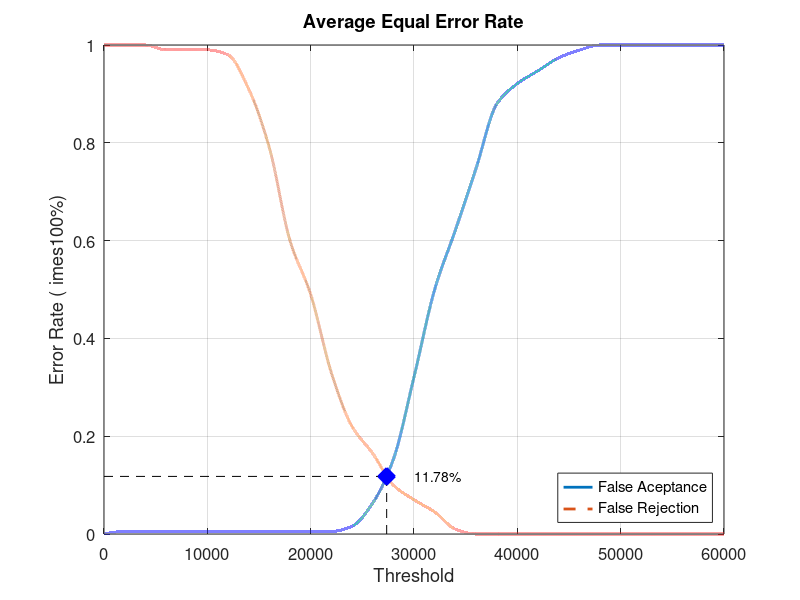
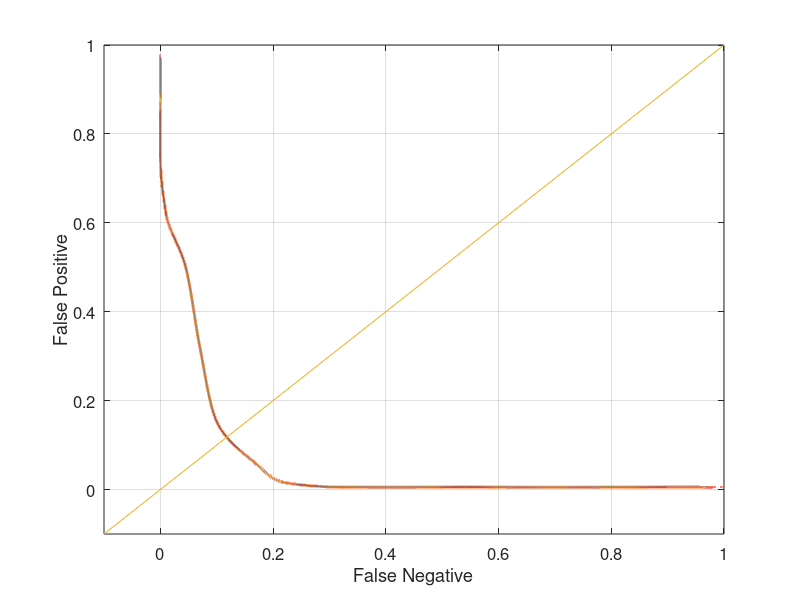

These charts were generated, in order, by the following MATLAB code:
close all;
clear;
clc;
x = 0:2000:60000;
xq = 0:0.5:60000;

y0 = [0 0.00526316 0.00526316 0.00526316 0.00526316 0.00526316 0.00526316 0.00526316 0.00526316 0.00526316 0.00526316 0.00526316 0.0157895 0.0631579 0.152632 0.321053 0.5 0.621053 0.747368 0.878947 0.921053 0.947368 0.973684 0.989474 1 1 1 1 1 1 1]
yy0 = interp1(x, y0, xq, 'pchip');
y1 = [1 1 1 0.99 0.99 0.99 0.98 0.91 0.79 0.6 0.49 0.33 0.22 0.165 0.1 0.07 0.045 0.01 0 0 0 0 0 0 0 0 0 0 0 0 0]
yy1 = interp1(x, y1, xq, 'pchip');

% Calculating EER: 
y2 = abs(y0 - y1);
find(y2 == min(y2))
yy2 = abs(yy0 - yy1);
xEER = find(yy2 == min(yy2));
xEERIndex = xq(xEER) % X-axis EER
yEER = yy0(xEER) % Y-axis EER

main = figure
plot(xq, yy0,'-','LineWidth', 2);	hold on
plot(xq, yy1,'--','LineWidth', 2);	hold on
plot([xEERIndex xEERIndex], [0 yEER], 'k--');	hold on
plot([0 xEERIndex], [yEER yEER], 'k--');	hold on
plot(xEERIndex, yEER, 'bx', 'LineWidth', 10);	hold on
text(xEERIndex + 10 * xEERIndex / 100, yEER, [num2str(round((10000 * yEER)) / 100) '%'])
legend('False Aceptance', 'False Rejection', 'Location', 'SouthEast')
xlabel('Threshold')
ylabel('Error Rate (	imes100%)')
title('Average Equal Error Rate')
set(gca, 'FontSize', 12)
axis([0 60000 0 1])
grid on

print(main, 'Database5_4Main', '-dpng');
FNRxFPR = figure('Color', [1 1 1]);
plot(yy1, yy0, '-', yy1, yy0, 'LineWidth', 2);
hold on
y = -0.1:0.1:1
plot(y, y); 
set(gca, 'FontSize', 12)
xlabel('False Negative')
ylabel('False Positive')
axis([-0.1 1 -0.1 1])
set(gca, 'FontSize', 12)
grid on

print(FNRxFPR, 'Database5_4FNRxFPR','-dpng');
